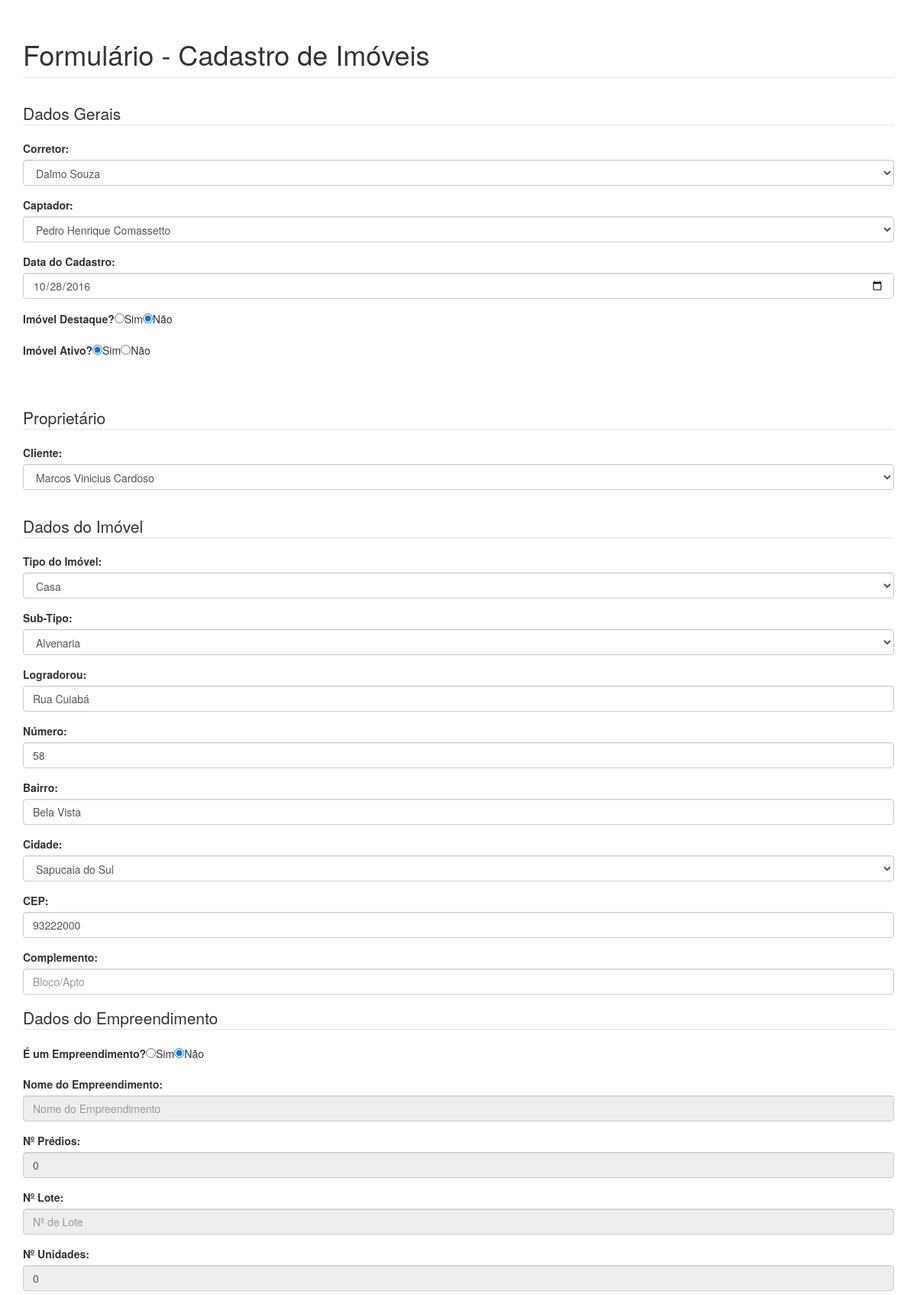
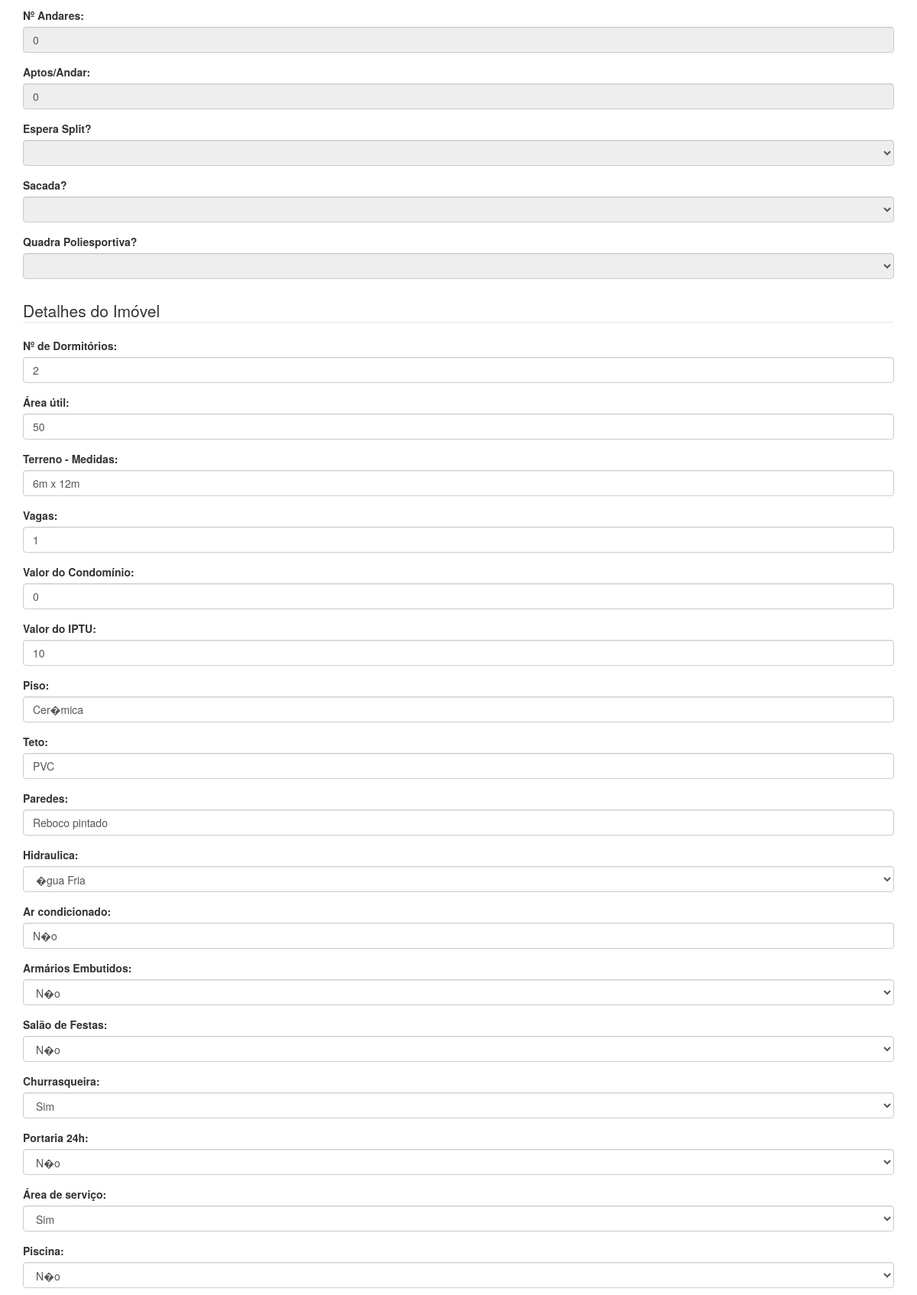
Screenshot of /imoveis/cadastro.php?idimo=1 (signed in, upper part) with the database file from the repository (2 pictures, top to bottom).
### tables this page shows
CREATE TABLE IF NOT EXISTS `imovel` (
  `idimo` int(10) unsigned NOT NULL,
  `idusu` int(10) unsigned DEFAULT NULL,
  `ativo` tinyint(1) NOT NULL,
  `datacadimo` date DEFAULT NULL,
  `idcliven` int(10) unsigned DEFAULT NULL,
  `tipoimo` varchar(150) DEFAULT NULL,
  `tipo` varchar(100) NOT NULL,
  `lougradouro` varchar(200) NOT NULL,
  `numero` int(11) NOT NULL,
  `bloco` varchar(20) NOT NULL,
  `bairro` varchar(80) NOT NULL,
  `cidade` varchar(80) NOT NULL,
  `cep` varchar(15) NOT NULL,
  `estado` varchar(80) NOT NULL,
  `numdormimo` int(10) unsigned DEFAULT NULL,
  `areaimo` varchar(100) DEFAULT NULL,
  `vagasimo` int(10) unsigned DEFAULT NULL,
  `valorcondominioimo` varchar(100) DEFAULT NULL,
  `valoriptuimo` varchar(100) DEFAULT NULL,
  `piso` varchar(100) DEFAULT NULL,
  `tetoimo` varchar(100) DEFAULT NULL,
  `paredesimo` varchar(100) DEFAULT NULL,
  `hidraulicaimo` varchar(100) DEFAULT NULL,
  `arcondicionadoimo` varchar(100) DEFAULT NULL,
  `armariosimo` varchar(100) DEFAULT NULL,
  `salaofestaimo` varchar(100) DEFAULT NULL,
  `churrasqueiraimo` varchar(100) DEFAULT NULL,
  `portariaimo` varchar(100) DEFAULT NULL,
  `areaservicoimo` varchar(100) DEFAULT NULL,
  `piscinaimo` varchar(100) DEFAULT NULL,
  `academiaimo` varchar(100) DEFAULT NULL,
  `valorimo` varchar(100) DEFAULT NULL,
  `planoimo` varchar(100) DEFAULT NULL,
  `inclinadoimo` varchar(100) DEFAULT NULL,
  `gramadoimo` varchar(100) DEFAULT NULL,
  `calcadoimo` varchar(100) DEFAULT NULL,
  `comissaoimo` varchar(100) DEFAULT NULL,
  `valorvendaimo` decimal(10,0) DEFAULT NULL,
  `observacao1` varchar(255) DEFAULT NULL,
  `observacao2` varchar(255) DEFAULT NULL,
  `observacao3` varchar(255) NOT NULL,
  `medidasimo` varchar(100) DEFAULT NULL,
  `foto1` varchar(255) DEFAULT NULL,
  `foto2` varchar(255) DEFAULT NULL,
  `foto3` varchar(255) DEFAULT NULL,
  `foto4` varchar(255) DEFAULT NULL,
  `foto5` varchar(255) DEFAULT NULL,
  `destaqueimo` int(11) NOT NULL,
  `empreendimento` int(11) NOT NULL,
  `nomeempreendimento` varchar(200) NOT NULL,
  `numunidades` int(11) NOT NULL,
  `numandares` int(11) NOT NULL,
  `numpredios` int(11) NOT NULL,
  `aptosporandar` int(11) NOT NULL,
  `numlotes` int(11) NOT NULL,
  `esperasplit` varchar(3) NOT NULL,
  `sacada` varchar(3) NOT NULL,
  `quadraesporte` varchar(3) NOT NULL,
  `mcmv` varchar(3) NOT NULL,
  `idcap` int(11) DEFAULT NULL
);

CREATE TABLE IF NOT EXISTS `usuario` (
  `idusu` int(10) unsigned NOT NULL,
  `nome` varchar(150) DEFAULT NULL,
  `creci` varchar(10) DEFAULT NULL,
  `funcao` varchar(100) DEFAULT NULL,
  `email` varchar(255) DEFAULT NULL,
  `fonecel` varchar(15) DEFAULT NULL,
  `foneres` varchar(15) DEFAULT NULL,
  `login` varchar(200) DEFAULT NULL,
  `senha` varchar(8) DEFAULT NULL,
  `foto` varchar(255) DEFAULT NULL,
  `status` varchar(8) NOT NULL,
  `cnai` int(11) NOT NULL,
  `cidade` varchar(80) NOT NULL,
  `datacad` date NOT NULL
);

CREATE TABLE IF NOT EXISTS `clientevendedor` (
  `idcliven` int(11) NOT NULL,
  `nomecliven` varchar(100) DEFAULT NULL,
  `cpf` varchar(20) DEFAULT NULL,
  `cnpj` varchar(18) NOT NULL,
  `email` varchar(50) DEFAULT NULL,
  `telefone` varchar(20) DEFAULT NULL,
  `celular` varchar(20) DEFAULT NULL,
  `logradouro` varchar(255) NOT NULL,
  `numero` int(11) NOT NULL,
  `cep` varchar(10) NOT NULL,
  `cidade` varchar(80) NOT NULL,
  `bairro` varchar(80) NOT NULL,
  `conjuge` varchar(150) NOT NULL,
  `cpfconjuge` varchar(14) NOT NULL,
  `pessoacontato` varchar(150) NOT NULL,
  `status` varchar(10) DEFAULT NULL,
  `login` varchar(80) NOT NULL,
  `senha` varchar(8) NOT NULL,
  `obs` varchar(255) NOT NULL
);

### imoveis/cadastro.php (the view, shortened to what the rows shown need)
<?php
	@$getId = $_GET['idimo'];
?>
<!DOCTYPE html>
<html>
<head>
	<link rel="stylesheet" type="text/css" href="css/bootstrap.min.css">
	<link rel="stylesheet" type="text/css" href="css/custom.css">
</head>
<body onload="Inibe()">
	<div class='container'>
		<fieldset>
			<legend><h1>Formulário - Cadastro de Imóveis</h1></legend>
			<form action="" name="formulario" method="POST" id='form-contato' enctype='multipart/form-data'>
				<fieldset>
						<?php
								$sql="select a.idimo, b.nome, b.idusu from imovel a inner join usuario b on a.idusu = b.idusu where a.idimo =".$getId ;
								$consulta=@mysql_query($sql,$conexao);
								$campo=@mysql_fetch_array($consulta);
								$idc =  $campo['idusu'];
								$nomec = $campo['nome'];
							?>
							<div class="form-group">
							<label for="tipo" >Corretor:</label>
							<br>
							<select  class="form-control" name="nomeusu" >
							<?php
								echo "<option value='$idc'>$nomec</option>";
								$sql="select * from usuario";
								$consulta=mysql_query($sql,$conexao);
								while($campo=mysql_fetch_array($consulta)){
								$id=$campo['idusu'];
								$nome=$campo['nome'];
								echo "<option value='$id'>$nome</option>";
								}
							?>
							</select>
						</div>
							<?php
								$sql="select * from captador";
								$consulta=mysql_query($sql,$conexao);
								while($campo=mysql_fetch_array($consulta)){
								$idcap=$campo['idcap'];
								$nomecap=$campo['nomecap'];
								echo "<option value='$idcap'>$nomecap</option>";
								}
							?>
						<?php
						if(@$getId){
							$consulta = mysql_query("SELECT * FROM imovel WHERE idimo = + $getId");
							$campo = mysql_fetch_array($consulta);
						}
						?>
						<div class="form-group">
							<label for="dataani">Data do Cadastro:</label>
							<input type="date" class="form-control" id="datac" name="datacad" value="<?php echo $campo['datacadimo'];  ?>">
						</div>
					</fieldset>
	  <br/>
	  <fieldset>
	  <legend>Proprietário </legend>
		<label for="tipo" >Cliente:</label>
							<br>
							<?php
								$sql="select a.idimo, b.nomecliven, b.idcliven from imovel a inner join clientevendedor b on a.idcliven = b.idcliven where a.idimo =".$getId ;
								$consulta=@mysql_query($sql,$conexao);
								$campo=@mysql_fetch_array($consulta);
								$idc =  $campo['idcliven'];
								$nomec = $campo['nomecliven'];
							?>
							<select  class="form-control" name="cliven" >
							<?php
								echo "<option value='$idc'>$nomec</option>";
								$sql="select * from clientevendedor";
								$consulta=mysql_query($sql,$conexao);
								while($campo=mysql_fetch_array($consulta)){
								$id=$campo['idcliven'];
								$nome=$campo['nomecliven'];
								echo "<option value='$id'>$nome</option>";
								}
							?>
							</select>
	   </fieldset>
	  <?php
		if(@$getId){
		$consulta = mysql_query("SELECT * FROM imovel WHERE idimo = + $getId");
		$campo = mysql_fetch_array($consulta);
		}
	  ?>
	  <br/>
	 <div class="form-group">
	  <label for="tipo">Tipo do Imóvel:</label>
				<select name="tipoimo" class="form-control" id="tipoimo1">
                    <option value="<?php echo $campo['tipoimo']?>"><?php echo $campo['tipoimo'] ?></option>
                </select>
	  </div>
	  <div class="form-group">
	  <label for="tipo">Sub-Tipo:</label>
				<select name="subtipo" class="form-control" id="subtipo1">
                    <option value="<?php echo $campo['tipo']?>"><?php echo $campo['tipo'] ?></option>
                </select>
	  </div>
	<div class="form-group">
		<label for="dados">Logradorou:</label>
		<input type="text" class="form-control" id="endereco" name="endereco" placeholder="Endereço" value="<?php echo $campo['lougradouro']?>">
	</div>
	<div class="form-group">
		<label for="dados">Número:</label>
		<input type="number" class="form-control" id="numero" name="numero" placeholder="Número" value="<?php echo $campo['numero']?>">
	</div>
	<div class="form-group">
		<label for="dados">Bairro:</label>
		<input type="text" class="form-control" id="bairro" name="bairro" placeholder="Bairro" value="<?php echo $campo['bairro']?>">
	</div>
				<div class="form-group">
					<label for="tipo">Cidade:</label>
						<select name="cidade" class="form-control" id="cidade">
							  <option value="<?php echo $campo['cidade']?>"><?php echo $campo['cidade'] ?></option>
						</select>
				</div>
    <div class="form-group">
		<label for="dados">CEP:</label>
		<input type="text" class="form-control" id="cep" name="cep" placeholder="CEP" value="<?php echo $campo['cep']?>">
	</div>
	<fieldset>
	 <div class="form-group">
		<label for="dados">Nº Prédios:</label>
		<input type="text" class="form-control" id="numpredios" name="numpredios" placeholder="Nº de Prédios" value="<?php echo $campo['numpredios']?>">
	</div>
	 <div class="form-group">
		<label for="dados">Nº Unidades:</label>
		<input type="text" class="form-control" id="numunidades" name="numunidades" placeholder="Nº de Unidades" value="<?php echo $campo['numunidades']?>">
	</div>
	 <div class="form-group">
		<label for="dados">Nº Andares:</label>
		<input type="text" class="form-control" id="numandares" name="numandares" placeholder="Nº de andares" value="<?php echo $campo['numandares']?>">
	</div>
	 <div class="form-group">
		<label for="dados">Aptos/Andar:</label>
		<input type="text" class="form-control" id="aptosporandar" name="aptosporandar" placeholder="Nº Aptos/Andar" value="<?php echo $campo['aptosporandar']?>">
	</div>
	</fieldset>
	<fieldset>
	  <div class="form-group">
		<label for="dormitorio">Nº de Dormitórios:</label>
		<input type="text" class="form-control" id="dormitorio" name="dormitorio" placeholder="3 dorm" value="<?php echo $campo['numdormimo']?>">
	</div>
	  <div class="form-group">
		<label for="areautil">Área útil: </label>
		<input type="text" class="form-control" id="areautil" name="areautil" placeholder="? m²" value="<?php echo $campo['areaimo']?>">
	</div>
	<div class="form-group">
		<label for="ar">Terreno - Medidas:</label>
		<input type="text" class="form-control" id="medidas" name="medidas" placeholder="? m x ? m" value="<?php echo $campo['medidasimo']?>">
	</div>
	<div class="form-group">
		<label for="vagas">Vagas:</label>
		<input type="number" class="form-control" min ="0" max="8" id="vagas" name="vagas" placeholder="vagas" value="<?php echo $campo['vagasimo']?>">
	</div>
	<div class="form-group">
		<label for="condominio">Valor do Condomínio: </label>
		<input type="text" class="money form-control" id="condominio" name="valcondominio" placeholder="R$" value="<?php echo $campo['valorcondominioimo']?>" onKeyPress="return(MascaraMoeda(this,'.',',',event))">
	</div>
	<div class="form-group">
		<label for="iptu">Valor do IPTU: </label>
		<input type="text" class="money form-control" id="moeda" name="iptu" placeholder="R$"   value="<?php echo $campo['valoriptuimo']?>">
	</div>
	<div class="form-group">
		<label for="piso">Piso:</label>
		<input type="text" class="form-control" id="piso" name="piso" placeholder="Madeira; Laminado; Ceramica; Porcelanato;" value="<?php echo $campo['piso']?>">
	</div>
	<div class="form-group">
		<label for="teto">Teto:</label>
		<input type="text" class="form-control" id="teto" name="teto" placeholder="Madeira; PVC; Chapa; Gesso;" value="<?php echo $campo['tetoimo']?>">
	</div>
	<div class="form-group">
		<label for="paredes">Paredes:</label>
		<input type="text" class="form-control" id="parede" name="parede" placeholder="Reboco; Massa Corrida; Textura; Ceramica; Revestida;" value="<?php echo $campo['paredesimo']?>">
	</div>
	<div class="form-group">
	 <div class="form-group">
	<label for="Hidraulica">Hidraulica:</label>
		<select name="hidraulica" class="form-control" id="hidraulica">
           <option value="<?php echo $campo['hidraulicaimo']?>"><?php echo $campo['hidraulicaimo'] ?></option>
                </select>
	  </div>
	<div class="form-group">
		<label for="ar">Ar condicionado:</label>
		<input type="text" class="form-control" id="ar" name="ar" placeholder="Dois ar Split e um ar janela" value="<?php echo $campo['arcondicionadoimo']?>">
	</div>
	<div class="form-group">
	<label for="embutido">Armários Embutidos:</label>
		<select name="embutido" class="form-control" id="embutido">
            <option value="<?php echo $campo['armariosimo']?>"><?php echo $campo['armariosimo'] ?></option>
		</select>
	  </div>
	<div class="form-group">
	<label for="festa">Salão de Festas:</label>
		<select name="festa" class="form-control" id="festa">
            <option value="<?php echo $campo['salaofestaimo']?>"><?php echo $campo['salaofestaimo'] ?></option>
		</select>
	  </div>
	  <div class="form-group">
	<label for="churrasqueira">Churrasqueira:</label>
		<select name="churras" class="form-control" id="churrasqueira">
           <option value="<?php echo $campo['churrasqueiraimo']?>"><?php echo $campo['churrasqueiraimo'] ?></option>
		</select>
	  </div>
	  <div class="form-group">
	<label for="portaria">Portaria 24h:</label>
		<select name="portaria" class="form-control" id="portaria">
            <option value="<?php echo $campo['portariaimo']?>"><?php echo $campo['portariaimo'] ?></option>
		</select>
	  </div>
	  <div class="form-group">
	<label for="servico">Área de serviço:</label>
		<select name="servico" class="form-control" id="servico">
            <option value="<?php echo $campo['areaservicoimo']?>"><?php echo $campo['areaservicoimo'] ?></option>
		</select>
	  </div>
	  <div class="form-group">
	<label for="piscina">Piscina:</label>
		<select name="piscina" class="form-control" id="piscina">
           <option value="<?php echo $campo['piscinaimo']?>"><?php echo $campo['piscinaimo'] ?></option>
		</select>
	  </div>
	</div>
			</form>
		</fieldset>
	</div>
</body>
</html>

### rows the page displays
imovel: nomeusu "Dalmo Souza", datacad "10/28/2016", cliven "Marcos Vinicius Cardoso", tipoimo "Casa", subtipo "Alvenaria", endereco "Rua Cuiabá", numero "58", bairro "Bela Vista", cidade "Sapucaia do Sul", cep "93222000", numpredios "0", numunidades "0", numandares "0", aptosporandar "0", dormitorio "2", areautil "50", medidas "6m x 12m", vagas "1", valcondominio "0", iptu "10", piso "Cer�mica", teto "PVC", parede "Reboco pintado", hidraulica "�gua Fria", ar "N�o", embutido "N�o", festa "N�o", churras "Sim", portaria "N�o", servico "Sim", piscina "N�o"

### other values shown
form field nomecap "Pedro Henrique Comassetto"
